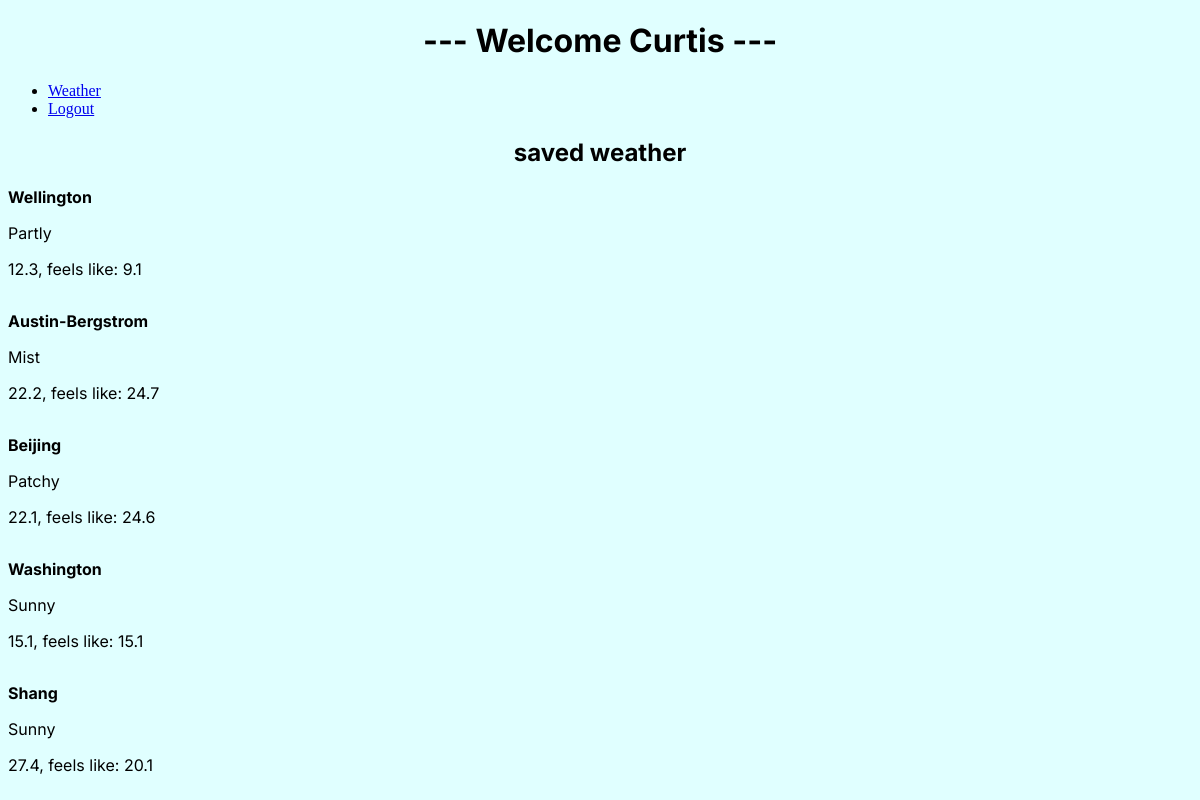
The page /Dashboard (signed in) on the database its author committed.
### WeatherApp.py (models this page shows)
class Users(UserMixin, db.Model):
    id = db.Column(db.Integer, primary_key=True)
    username = db.Column(db.String(250), unique=True, nullable=False)
    password = db.Column(db.String(250), nullable = False)
    weather_entries = db.relationship("WeatherHistory", backref="user", lazy=True)

class WeatherHistory(db.Model):
    id = db.Column(db.Integer, primary_key=True)
    user_id = db.Column(db.Integer, db.ForeignKey('users.id'))
    city = db.Column(db.String(250))
    condition = db.Column(db.String(250))
    temp_celsius = db.Column(db.Float)
    temp_feels_like = db.Column(db.Float)

### WeatherApp.py (the view, shortened to what this page needs)
@app.route("/Dashboard", methods=["GET", "POST"])
@login_required
def Dashboard():
    weather_history = WeatherHistory.query.filter_by(user_id = current_user.id).all()
    return render_template("Dashboard.html", history=weather_history, user=current_user.username, weather_history=weather_history)

### WeatherApp.py (called while the page is built)
@login_manager.user_loader
def load_user(user_id):
    return Users.query.get(int(user_id))

### templates/Dashboard.html (shortened to what this page needs)
<!DOCTYPE html>
<html lang="en">
    <head>
        <link rel="stylesheet" href="{{url_for('static', filename='style.css')}}">
    </head>
    <body>
        <h1>--- Welcome {{user|capitalize}} --- </h1>
        <ul>
            <li><a href="/WeatherAppLoggedIn">Weather</a></li>
            <li><a href="/">Logout</a></li>
        </ul>
        <div class="WeatherHistory">
            <h2> {{current_user_name}} saved weather </h2>
                {% for entry in weather_history %}
                    <div class="history">
                        <table>
                            <p><strong>{{entry.city}}</strong></p>
                            <p>{{entry.condition}}</p>
                            <p>{{entry.temp_celsius}}, feels like: {{entry.temp_feels_like}}</p>
                        </table>
                    </div>
                {%endfor%}
        </div>
    </body>
</html>

### static/style.css (style rules this page uses)
body { background-color: lightcyan; }
h1, h2 { color: black; font-family: 'Inter'; text-align: center; }
p { color: black; font-family: 'Inter'; }

### rows shown on the page
Users: username "Curtis"
WeatherHistory: city "Wellington", condition "Partly", temp_celsius "12.3", temp_feels_like "9.1"
WeatherHistory: city "Austin-Bergstrom", condition "Mist", temp_celsius "22.2", temp_feels_like "24.7"
WeatherHistory: city "Beijing", condition "Patchy", temp_celsius "22.1", temp_feels_like "24.6"
WeatherHistory: city "Washington", condition "Sunny", temp_celsius "15.1", temp_feels_like "15.1"
WeatherHistory: city "Shang", condition "Sunny", temp_celsius "27.4", temp_feels_like "20.1"
